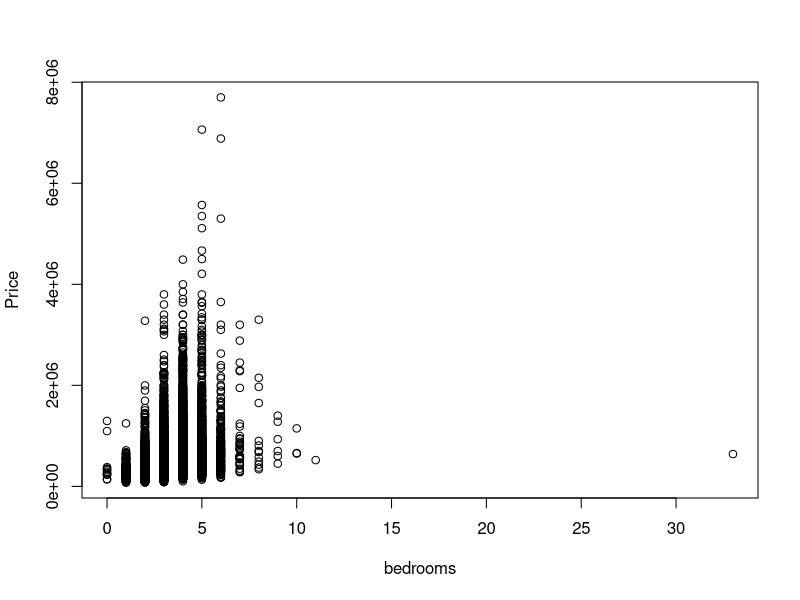
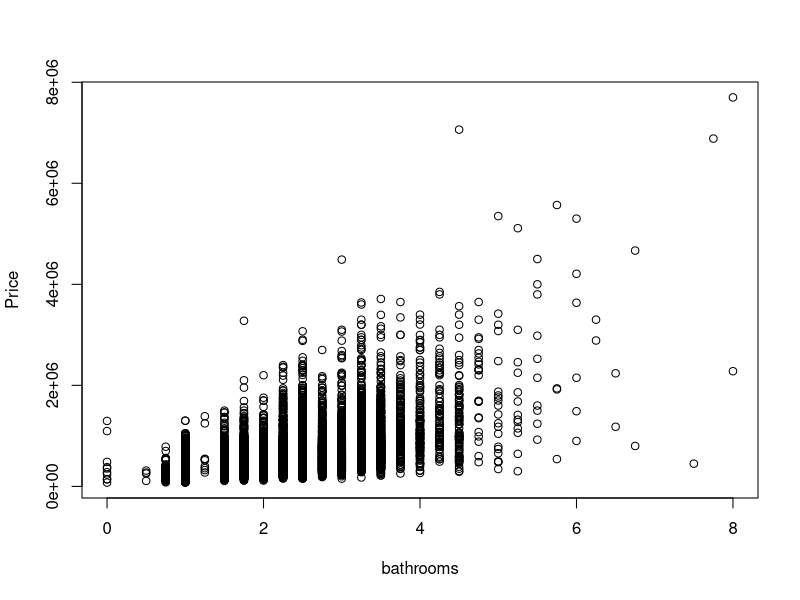
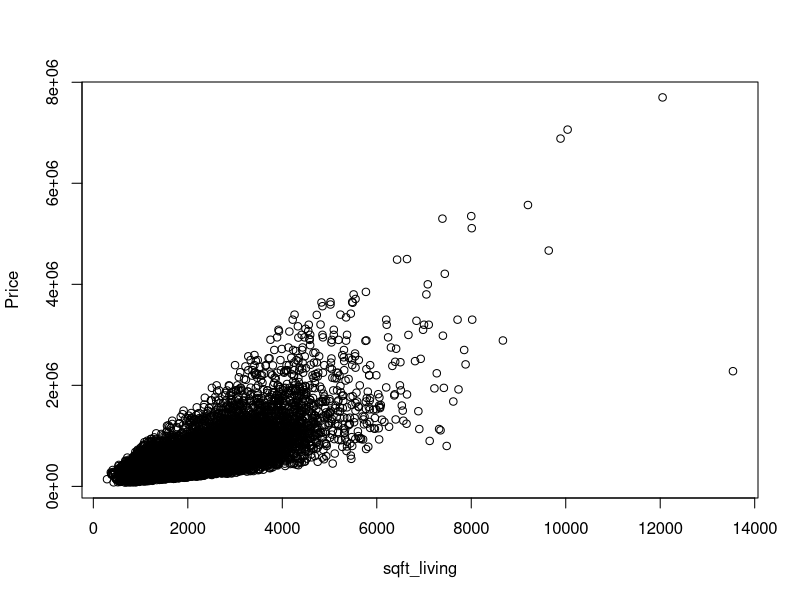
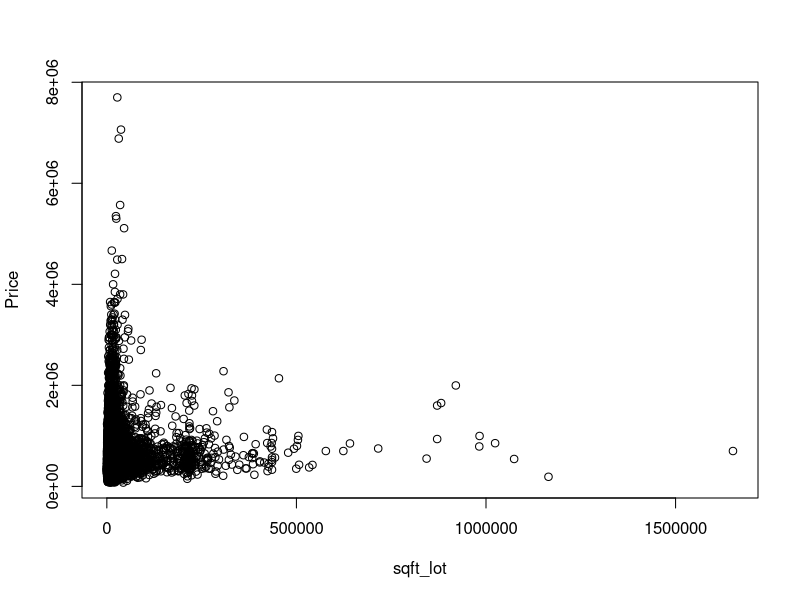
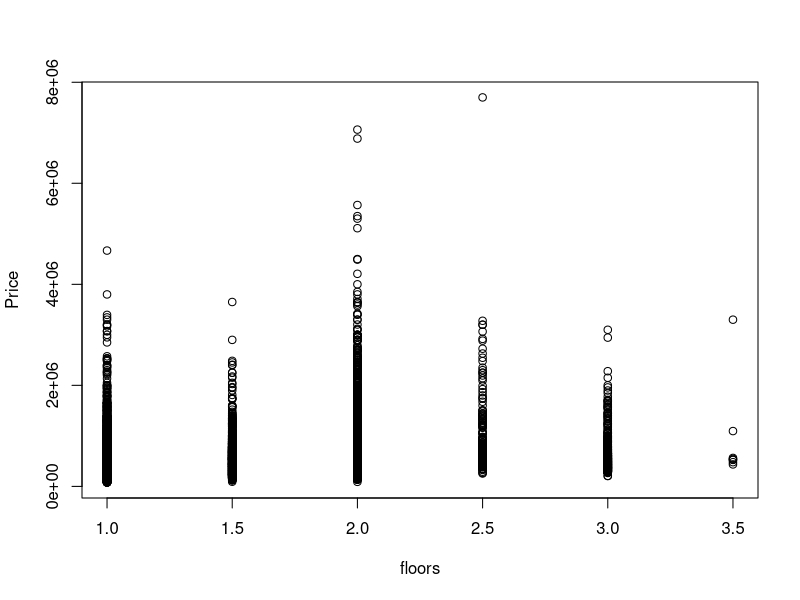
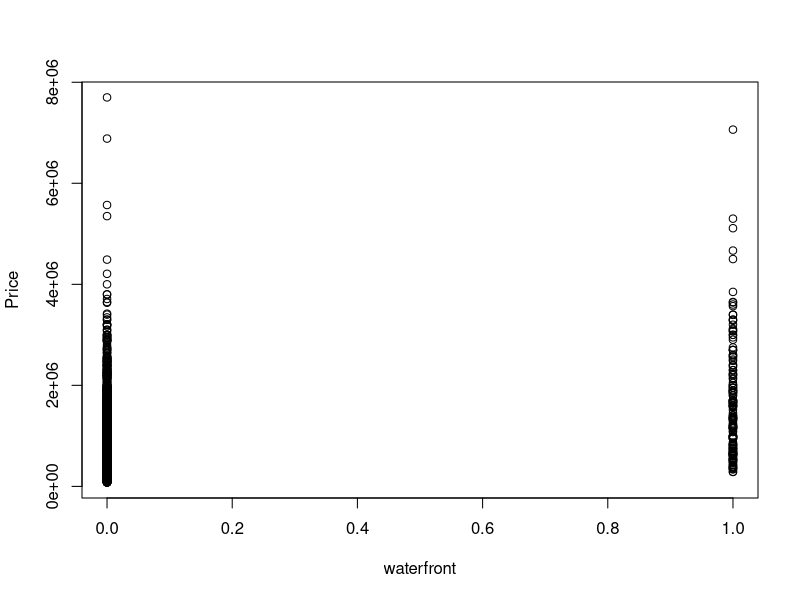
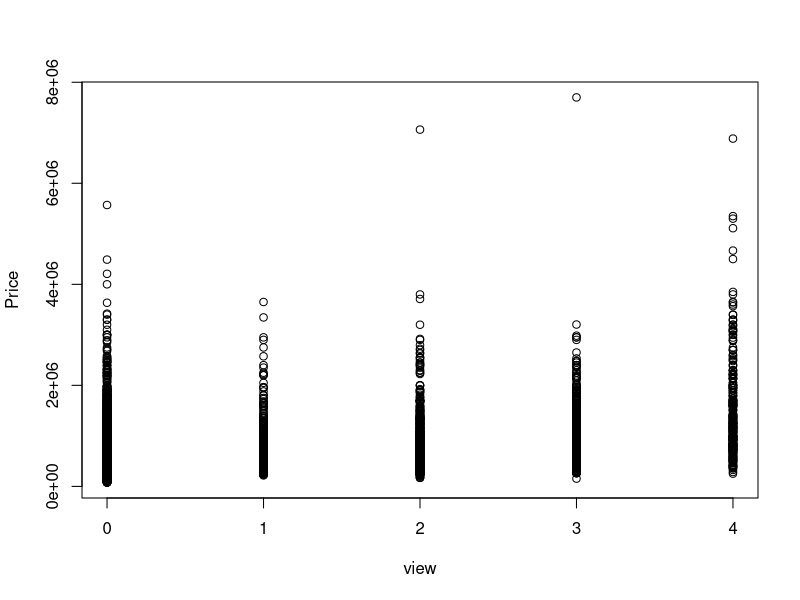
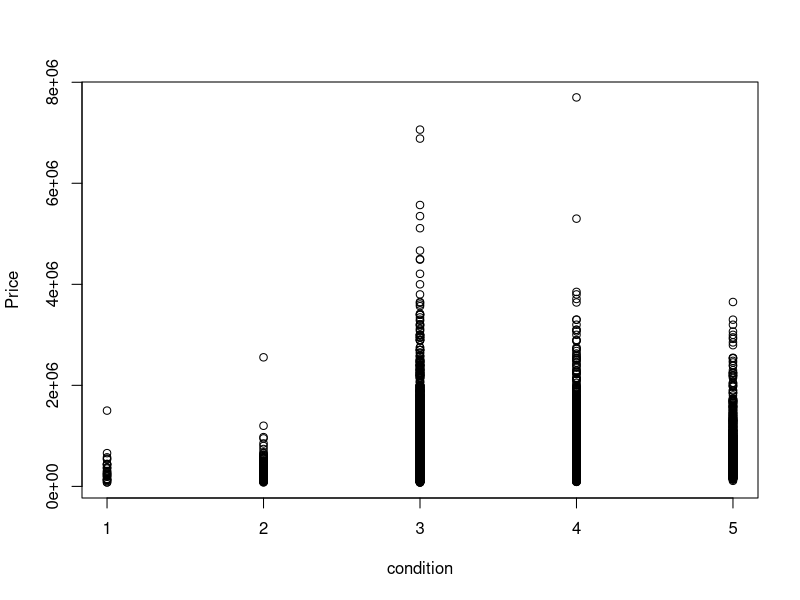

Here is the R script that generated these plots, in order:
library(lattice) 
library(corrplot)
graphics.off()																              # Removes all previously plotted graphs
cat("\014")                      											      # Clears screen
rm(list=ls())																                # Clears environment																

setwd(getwd())																              # Changed working directory
# Reading CSV File
mydataset <- as.data.frame(read.csv(file="home_data.csv", header=T, sep=","))				
																			


clean <- function(x){														            # Create a function for dataset cleaning
 suppressWarnings(as.numeric( gsub('[^a-zA-Z0-9.]', '', x)))# Remove all unneccessary symbols and convert into numeric	
 }
  mydataset[] <- sapply(mydataset, clean)										# Call function using sapply on dataset

mydatasetcla <- subset( mydataset, select = -c(id, date ) )	# Removing House id and date


for(i in 2:ncol(mydatasetcla)){												      # Scatter Plots
plot(mydatasetcla[,i],mydatasetcla$price, ylab = "Price", xlab = colnames(mydatasetcla)[i])
}
																											
cor(mydatasetcla)[1,]														            # Correlation matrix for Price

#Spliting into training and test data

ind<-sample(2,nrow(mydatasetcla),replace=TRUE,prob=c(0.85,0.15))
training_data<-mydatasetcla[ind==1,]
test_data<-	mydatasetcla[ind==2,]

#Creating a linear model
linearModel <- lm(formula = price ~., data = training_data)
summary(linearModel)														            #Prints summary of Linear Model

#Updating Linear Model to eliminate unncessary variables
linearModel <- update(linearModel, .~.-sqft_basement-floors-sqft_lot-sqft_lot15-yr_renovated)
summary(linearModel)
														
pred <- predict(linearModel,test_data)										  # Prediction of prices using linear model

actuals_preds <- data.frame(cbind(actuals=test_data$price, predicteds=pred))# make actuals_predicteds dataframe.
correlation_accuracy <- cor(actuals_preds)  
print(actuals_preds)														            # Comparision of actual and predicted values

plot(pred, test_data$price)												        	# Plot of actual vs predicted values		

#Diagnosis of the model
plot(linearModel)															              # Plot.lm(linearModel)

plot(residuals(linearModel))												        # Plots residuals

